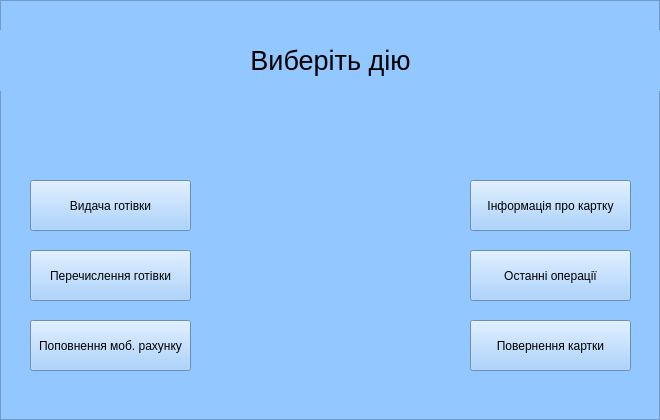
<?xml version="1.0" encoding="UTF-8"?>
<ui version="4.0">
 <class>ChooseAction</class>
 <widget class="QFrame" name="ChooseAction">
  <property name="geometry">
   <rect>
    <x>0</x>
    <y>0</y>
    <width>660</width>
    <height>420</height>
   </rect>
  </property>
  <property name="windowTitle">
   <string>Frame</string>
  </property>
  <property name="styleSheet">
   <string notr="true">background-color: rgb(147, 199, 255)</string>
  </property>
  <property name="frameShape">
   <enum>QFrame::StyledPanel</enum>
  </property>
  <property name="frameShadow">
   <enum>QFrame::Raised</enum>
  </property>
  <widget class="QPushButton" name="cashing">
   <property name="geometry">
    <rect>
     <x>30</x>
     <y>180</y>
     <width>161</width>
     <height>51</height>
    </rect>
   </property>
   <property name="styleSheet">
    <string notr="true">border-image: url(../resources/background_for_lable.png)</string>
   </property>
   <property name="text">
    <string>Видача готівки</string>
   </property>
  </widget>
  <widget class="QPushButton" name="cashTransfer">
   <property name="geometry">
    <rect>
     <x>30</x>
     <y>250</y>
     <width>161</width>
     <height>51</height>
    </rect>
   </property>
   <property name="styleSheet">
    <string notr="true">border-image: url(../resources/background_for_lable.png)</string>
   </property>
   <property name="text">
    <string>Перечислення готівки</string>
   </property>
  </widget>
  <widget class="QPushButton" name="rechargeMobileAccount">
   <property name="geometry">
    <rect>
     <x>30</x>
     <y>320</y>
     <width>161</width>
     <height>51</height>
    </rect>
   </property>
   <property name="styleSheet">
    <string notr="true">border-image: url(../resources/background_for_lable.png)</string>
   </property>
   <property name="text">
    <string>Поповнення моб. рахунку</string>
   </property>
  </widget>
  <widget class="QPushButton" name="lastOperations">
   <property name="geometry">
    <rect>
     <x>470</x>
     <y>250</y>
     <width>161</width>
     <height>51</height>
    </rect>
   </property>
   <property name="styleSheet">
    <string notr="true">border-image: url(../resources/background_for_lable.png)</string>
   </property>
   <property name="text">
    <string>Останні операції</string>
   </property>
  </widget>
  <widget class="QPushButton" name="backCard">
   <property name="geometry">
    <rect>
     <x>470</x>
     <y>320</y>
     <width>161</width>
     <height>51</height>
    </rect>
   </property>
   <property name="styleSheet">
    <string notr="true">border-image: url(../resources/background_for_lable.png)</string>
   </property>
   <property name="text">
    <string>Повернення картки</string>
   </property>
  </widget>
  <widget class="QPushButton" name="information">
   <property name="geometry">
    <rect>
     <x>470</x>
     <y>180</y>
     <width>161</width>
     <height>51</height>
    </rect>
   </property>
   <property name="styleSheet">
    <string notr="true">border-image: url(../resources/background_for_lable.png)</string>
   </property>
   <property name="text">
    <string>Інформація про картку</string>
   </property>
  </widget>
  <widget class="QLabel" name="label">
   <property name="geometry">
    <rect>
     <x>0</x>
     <y>30</y>
     <width>661</width>
     <height>61</height>
    </rect>
   </property>
   <property name="text">
    <string>&lt;html&gt;&lt;head/&gt;&lt;body&gt;&lt;p align=&quot;center&quot;&gt;&lt;span style=&quot; font-size:20pt;&quot;&gt;Виберіть дію&lt;/span&gt;&lt;/p&gt;&lt;/body&gt;&lt;/html&gt;</string>
   </property>
   <property name="textFormat">
    <enum>Qt::AutoText</enum>
   </property>
  </widget>
 </widget>
 <resources/>
 <connections/>
</ui>
